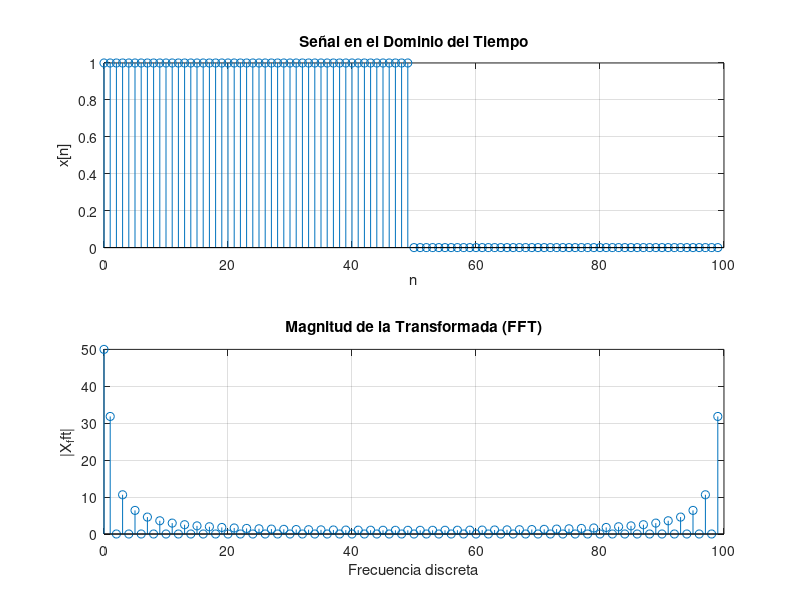

Reproduce this figure in MATLAB.
% Ejemplo rapido: señal y su transformada usando FFT
% (solo para fines ilustrativos, no es la definicion matematica exacta)
n = 0:99;
x = [ones(1,50), zeros(1,50)];  % pulso de ancho 50
X_fft = fft(x);

figure;
subplot(2,1,1);
stem(n, x);
title('Señal en el Dominio del Tiempo');
xlabel('n'); ylabel('x[n]');
grid on;

subplot(2,1,2);
stem(n, abs(X_fft));
title('Magnitud de la Transformada (FFT)');
xlabel('Frecuencia discreta'); ylabel('|X_fft|');
grid on;
